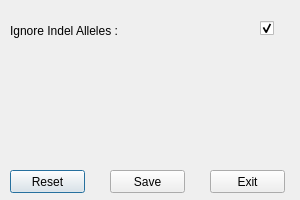
<?xml version="1.0" encoding="UTF-8"?>
<ui version="4.0">
 <class>SetDlg</class>
 <widget class="QDialog" name="SetDlg">
  <property name="geometry">
   <rect>
    <x>0</x>
    <y>0</y>
    <width>300</width>
    <height>200</height>
   </rect>
  </property>
  <property name="windowTitle">
   <string>Dialog</string>
  </property>
  <widget class="QLabel" name="label">
   <property name="geometry">
    <rect>
     <x>10</x>
     <y>20</y>
     <width>181</width>
     <height>21</height>
    </rect>
   </property>
   <property name="text">
    <string>Ignore Indel Alleles :</string>
   </property>
  </widget>
  <widget class="QCheckBox" name="checkBox">
   <property name="geometry">
    <rect>
     <x>260</x>
     <y>20</y>
     <width>21</width>
     <height>16</height>
    </rect>
   </property>
   <property name="text">
    <string/>
   </property>
   <property name="checked">
    <bool>true</bool>
   </property>
  </widget>
  <widget class="QPushButton" name="btnReset">
   <property name="geometry">
    <rect>
     <x>10</x>
     <y>170</y>
     <width>75</width>
     <height>23</height>
    </rect>
   </property>
   <property name="text">
    <string>Reset</string>
   </property>
  </widget>
  <widget class="QPushButton" name="btnSave">
   <property name="geometry">
    <rect>
     <x>110</x>
     <y>170</y>
     <width>75</width>
     <height>23</height>
    </rect>
   </property>
   <property name="text">
    <string>Save</string>
   </property>
  </widget>
  <widget class="QPushButton" name="btnExit">
   <property name="geometry">
    <rect>
     <x>210</x>
     <y>170</y>
     <width>75</width>
     <height>23</height>
    </rect>
   </property>
   <property name="text">
    <string>Exit</string>
   </property>
  </widget>
 </widget>
 <resources/>
 <connections/>
</ui>
